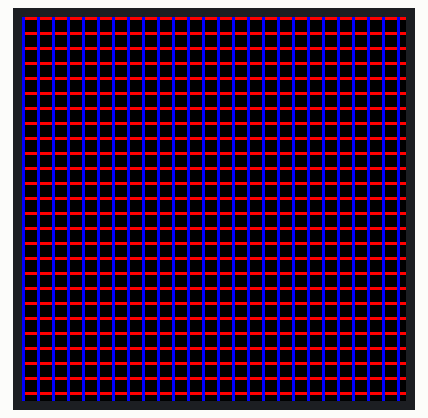
A sketch run on a simulated Arduino Mega 2560, built with avr-gcc and run on an emulated ATmega2560. Shown: 128×128 colour display. What the sketch prints to the serial monitor is not drawn.

Above: at 0.2 s.
At 0.8 s:
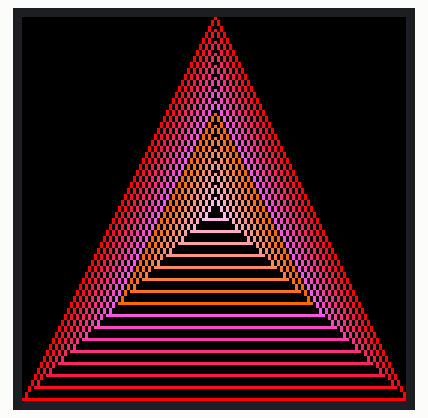

The sketch:

LCDTest.ino
```cpp
#include <Adafruit_GFX.h>    // Core graphics library
#include <Adafruit_ST7735.h> // Hardware-specific library for ST7735

#define TFT_CS   21
#define TFT_RST  34
#define TFT_DC   36
#define TFT_MOSI 38
#define TFT_SCLK 40

Adafruit_ST7735 tft = Adafruit_ST7735(TFT_CS, TFT_DC, TFT_MOSI, TFT_SCLK, TFT_RST);

void setup(void)
{
  Serial.begin(9600);
  Serial.print(F("Hello! ST77xx TFT Test"));

  tft.initR(INITR_144GREENTAB); // Init ST7735R chip, green tab
}

void loop()
{
  // optimized lines
  testfastlines(ST77XX_RED, ST77XX_BLUE);
  delay(500);

  testtriangles();
  delay(500);
}


void testfastlines(uint16_t color1, uint16_t color2) {
  tft.fillScreen(ST77XX_BLACK);
  for (int16_t y=0; y < tft.height(); y+=5) {
    tft.drawFastHLine(0, y, tft.width(), color1);
  }
  for (int16_t x=0; x < tft.width(); x+=5) {
    tft.drawFastVLine(x, 0, tft.height(), color2);
  }
}


void testtriangles() {
  tft.fillScreen(ST77XX_BLACK);
  uint16_t color = 0xF800;
  int t;
  int w = tft.width()/2;
  int x = tft.height()-1;
  int y = 0;
  int z = tft.width();
  for(t = 0 ; t <= 15; t++) {
    tft.drawTriangle(w, y, y, x, z, x, color);
    x-=4;
    y+=4;
    z-=4;
    color+=100;
  }
}
```

Measured:
- what the display in image 1 shows lasts 0.6 s, from 0.7 s to 1.3 s
